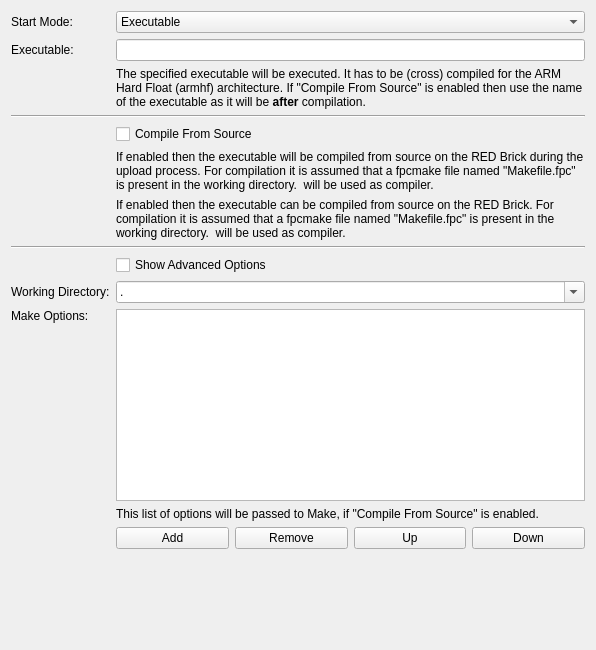
<?xml version="1.0" encoding="UTF-8"?>
<ui version="4.0">
 <class>ProgramPageDelphi</class>
 <widget class="QWidget" name="ProgramPageDelphi">
  <property name="geometry">
   <rect>
    <x>0</x>
    <y>0</y>
    <width>596</width>
    <height>650</height>
   </rect>
  </property>
  <property name="windowTitle">
   <string>Form</string>
  </property>
  <layout class="QVBoxLayout" name="verticalLayout">
   <item>
    <layout class="QGridLayout" name="gridLayout">
     <item row="0" column="1" colspan="4">
      <widget class="QComboBox" name="combo_start_mode">
       <property name="sizePolicy">
        <sizepolicy hsizetype="Preferred" vsizetype="Fixed">
         <horstretch>1</horstretch>
         <verstretch>0</verstretch>
        </sizepolicy>
       </property>
       <item>
        <property name="text">
         <string>Executable</string>
        </property>
       </item>
      </widget>
     </item>
     <item row="0" column="0">
      <widget class="QLabel" name="label_start_mode">
       <property name="text">
        <string>Start Mode:</string>
       </property>
       <property name="buddy">
        <cstring>combo_start_mode</cstring>
       </property>
      </widget>
     </item>
     <item row="1" column="0">
      <widget class="QLabel" name="label_executable">
       <property name="text">
        <string>Executable:</string>
       </property>
       <property name="buddy">
        <cstring>edit_executable</cstring>
       </property>
      </widget>
     </item>
     <item row="2" column="1" colspan="4">
      <widget class="QLabel" name="label_executable_help">
       <property name="text">
        <string>The specified executable will be executed. It has to be (cross) compiled for the ARM Hard Float (armhf) architecture. If &quot;Compile From Source&quot; is enabled then use the name of the executable as it will be &lt;b&gt;after&lt;/b&gt; compilation.</string>
       </property>
       <property name="wordWrap">
        <bool>true</bool>
       </property>
      </widget>
     </item>
     <item row="10" column="0">
      <widget class="QLabel" name="label_make_options">
       <property name="text">
        <string>Make Options:</string>
       </property>
       <property name="alignment">
        <set>Qt::AlignLeading|Qt::AlignLeft|Qt::AlignTop</set>
       </property>
       <property name="buddy">
        <cstring>list_make_options</cstring>
       </property>
      </widget>
     </item>
     <item row="10" column="1" colspan="4">
      <widget class="ExpandingListWidget" name="list_make_options"/>
     </item>
     <item row="12" column="1">
      <widget class="QPushButton" name="button_add_make_option">
       <property name="text">
        <string>Add</string>
       </property>
      </widget>
     </item>
     <item row="12" column="2">
      <widget class="QPushButton" name="button_remove_make_option">
       <property name="text">
        <string>Remove</string>
       </property>
      </widget>
     </item>
     <item row="12" column="3">
      <widget class="QPushButton" name="button_up_make_option">
       <property name="text">
        <string>Up</string>
       </property>
      </widget>
     </item>
     <item row="12" column="4">
      <widget class="QPushButton" name="button_down_make_option">
       <property name="text">
        <string>Down</string>
       </property>
      </widget>
     </item>
     <item row="11" column="1" colspan="4">
      <widget class="QLabel" name="label_make_options_help">
       <property name="text">
        <string>This list of options will be passed to Make, if &quot;Compile From Source&quot; is enabled.</string>
       </property>
       <property name="wordWrap">
        <bool>true</bool>
       </property>
      </widget>
     </item>
     <item row="3" column="0" colspan="5">
      <widget class="Line" name="line1">
       <property name="orientation">
        <enum>Qt::Horizontal</enum>
       </property>
      </widget>
     </item>
     <item row="4" column="1" colspan="4">
      <widget class="QCheckBox" name="check_compile_from_source">
       <property name="text">
        <string>Compile From Source</string>
       </property>
      </widget>
     </item>
     <item row="5" column="1" colspan="4">
      <widget class="QLabel" name="label_compile_from_source_help_new">
       <property name="text">
        <string>If enabled then the executable will be compiled from source on the RED Brick during the upload process. For compilation it is assumed that a fpcmake file named &quot;Makefile.fpc&quot; is present in the working directory. &lt;FPC&gt; will be used as compiler.</string>
       </property>
       <property name="wordWrap">
        <bool>true</bool>
       </property>
      </widget>
     </item>
     <item row="8" column="1" colspan="4">
      <widget class="QCheckBox" name="check_show_advanced_options">
       <property name="text">
        <string>Show Advanced Options</string>
       </property>
      </widget>
     </item>
     <item row="7" column="0" colspan="5">
      <widget class="Line" name="line2">
       <property name="orientation">
        <enum>Qt::Horizontal</enum>
       </property>
      </widget>
     </item>
     <item row="9" column="1" colspan="4">
      <widget class="QComboBox" name="combo_working_directory">
       <property name="editable">
        <bool>true</bool>
       </property>
       <property name="insertPolicy">
        <enum>QComboBox::NoInsert</enum>
       </property>
       <item>
        <property name="text">
         <string>.</string>
        </property>
       </item>
      </widget>
     </item>
     <item row="9" column="0">
      <widget class="QLabel" name="label_working_directory">
       <property name="text">
        <string>Working Directory:</string>
       </property>
       <property name="buddy">
        <cstring>combo_working_directory</cstring>
       </property>
      </widget>
     </item>
     <item row="1" column="1" colspan="4">
      <widget class="QLineEdit" name="edit_executable"/>
     </item>
     <item row="6" column="1" colspan="4">
      <widget class="QLabel" name="label_compile_from_source_help_edit">
       <property name="text">
        <string>If enabled then the executable can be compiled from source on the RED Brick. For compilation it is assumed that a fpcmake file named &quot;Makefile.fpc&quot; is present in the working directory. &lt;FPC&gt; will be used as compiler.</string>
       </property>
       <property name="wordWrap">
        <bool>true</bool>
       </property>
      </widget>
     </item>
     <item row="13" column="1" colspan="4">
      <widget class="QLabel" name="label_spacer">
       <property name="sizePolicy">
        <sizepolicy hsizetype="Preferred" vsizetype="Preferred">
         <horstretch>0</horstretch>
         <verstretch>1</verstretch>
        </sizepolicy>
       </property>
       <property name="text">
        <string>&lt;spacer&gt;</string>
       </property>
      </widget>
     </item>
    </layout>
   </item>
  </layout>
 </widget>
 <customwidgets>
  <customwidget>
   <class>ExpandingListWidget</class>
   <extends>QListWidget</extends>
   <header location="global">brickv.plugin_system.plugins.red.program_utils</header>
  </customwidget>
 </customwidgets>
 <tabstops>
  <tabstop>combo_start_mode</tabstop>
  <tabstop>edit_executable</tabstop>
  <tabstop>check_compile_from_source</tabstop>
  <tabstop>check_show_advanced_options</tabstop>
  <tabstop>combo_working_directory</tabstop>
  <tabstop>list_make_options</tabstop>
  <tabstop>button_add_make_option</tabstop>
  <tabstop>button_remove_make_option</tabstop>
  <tabstop>button_up_make_option</tabstop>
  <tabstop>button_down_make_option</tabstop>
 </tabstops>
 <resources/>
 <connections/>
</ui>
